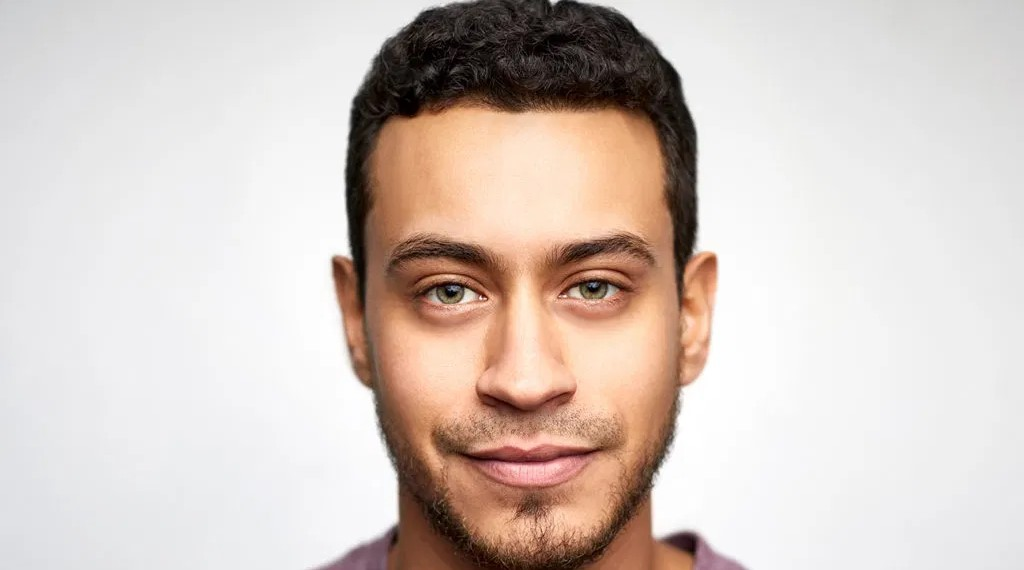
#> input picture face.jpg, 1024 x 570 px
$ jupyter execute --allow-errors 'Circular Hough on face.ipynb'
#> lines starting #> are read from the running program, lines starting #| are printed output that depends on the picture; after the words box and inside, x2 and y2 are one past the last pixel; in counts of white or black regions, pixels touching at a corner belong together
[cell 1]
import cv2
import numpy as np
import matplotlib.pyplot as plt

[cell 2]
# Read image.
img = cv2.imread('face.jpg', cv2.IMREAD_COLOR)
#> img is the input picture: shape (570, 1024, 3); mean B, G, R 193.8, 200.5, 213.2
# cv2.imshow("Face Image", img)
# cv2.destroyAllWindows()
imgMat = cv2.cvtColor(img,cv2.COLOR_BGR2RGB)
plt.imshow(imgMat)

[cell 3]
path = r"haar cascade files/haarcascade_lefteye_2splits.xml"
detector = cv2.CascadeClassifier("haarcascade_frontalface_default.xml")
leftEyeDetector = cv2.CascadeClassifier(path)
rightEyeDetector = cv2.CascadeClassifier("/haar cascade files/haarcascade_righteye_2splits.xml")

[cell 4]
leftEyeImages = list()
leftEyeImages

[cell 5]
faces = detector.detectMultiScale(img,1.1,5)
#> faces = [[325, 132, 395, 395]]
print(faces)
#| [[325 132 395 395]]
# grayImg = cv2.cvtColor(img, cv2.COLOR_BGR2GRAY)
leftEyes = leftEyeDetector.detectMultiScale(img)
#> leftEyes = [[552, 226, 95, 95], [404, 229, 96, 96]]


# print(leftEyes)
for leftEye in leftEyes:
    x,y,w,h = leftEye
    img = cv2.rectangle(imgMat,(x,y),(x+w,y+h),(0,0,255),1)
#> this loop made 2 passes
#> pass 2, `img = cv2.rectangle(imgMat,(x,y),(x+w,y+h),(0,0,255),1)`:
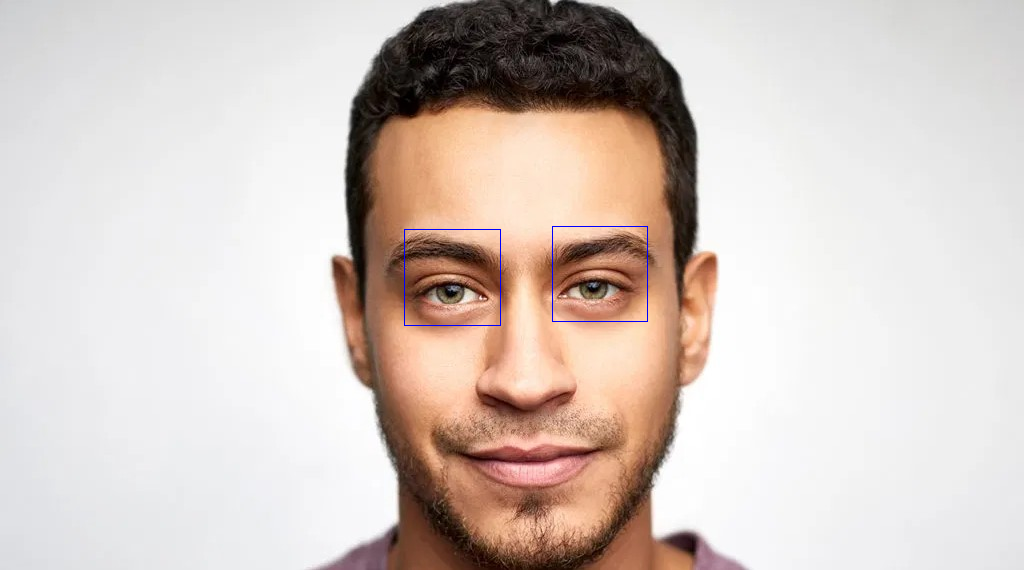
#> img: shape (570, 1024, 3); mean R, G, B 212.9, 200.3, 194
#     leftEyeImages.append(imgMat[y:y+h,x:x+w])


for face in faces:
    x,y,w,h = face
    img = cv2.rectangle(imgMat,(x,y),(x+w,y+h),(255,0,0),2)
#> this loop made 1 pass
#> pass 1, `img = cv2.rectangle(imgMat,(x,y),(x+w,y+h),(255,0,0),2)`:
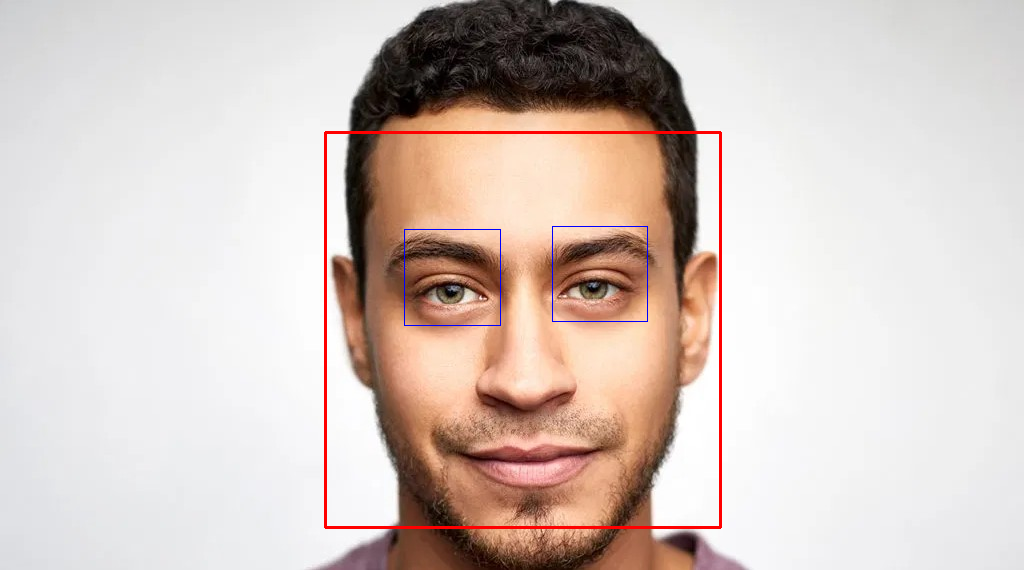
#> img: shape (570, 1024, 3); 0.81% of pixels changed, all inside (x1, y1, x2, y2) = (324, 131, 722, 529)

# cv2.imshow('Face Detection',img)
plt.imshow(imgMat)

[cell 6]
leftEyes = leftEyeDetector.detectMultiScale(img)
#> leftEyes = [[551, 225, 96, 96], [406, 229, 93, 93]]
print(leftEyes)
#| [[551 225  96  96]
#|  [406 229  93  93]]

[cell 7]
# [4 lines of commented-out code are left out]
len(leftEyeImages)

[cell 8]
for leftEyeImage in leftEyeImages:
    plt.imshow(leftEyeImage)

$ run again, with test1.jpg copied over face.jpg
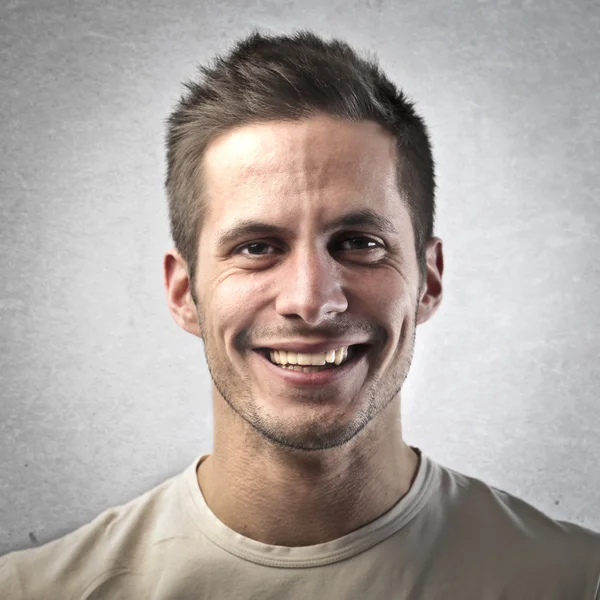
#> input picture test1.jpg, 600 x 600 px
#> img is the input picture: shape (600, 600, 3); mean B, G, R 159.4, 163.8, 172.6
#> faces = [[160, 136, 283, 283], [151, 245, 278, 278]]
#| [[160 136 283 283]
#|  [151 245 278 278]]
#> `leftEyes = leftEyeDetector.detectMultiScale(img)`: leftEyes = [[334, 205, 59, 59], [234, 213, 54, 54], [324, 311, 63, 63]]
#> the loop `for leftEye in leftEyes:` made 3 passes
#> the loop `for face in faces:` made 2 passes
#> pass 1, `img = cv2.rectangle(imgMat,(x,y),(x+w,y+h),(255,0,0),2)`:
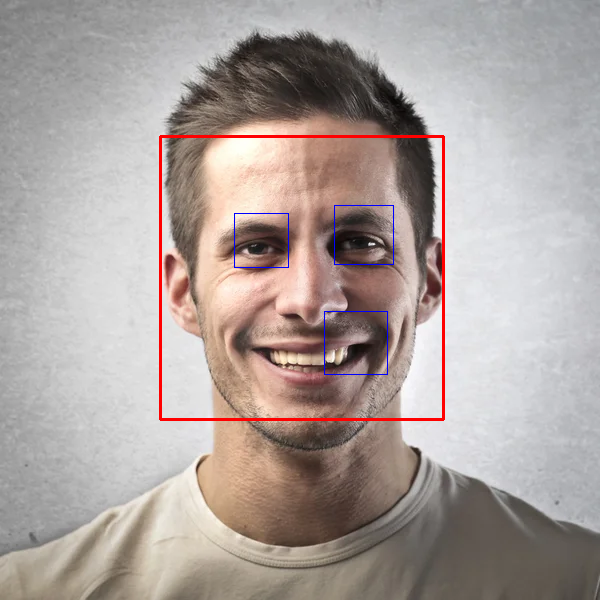
#> img: shape (600, 600, 3); mean R, G, B 172.8, 161.8, 157.9
#> pass 2, `img = cv2.rectangle(imgMat,(x,y),(x+w,y+h),(255,0,0),2)`:
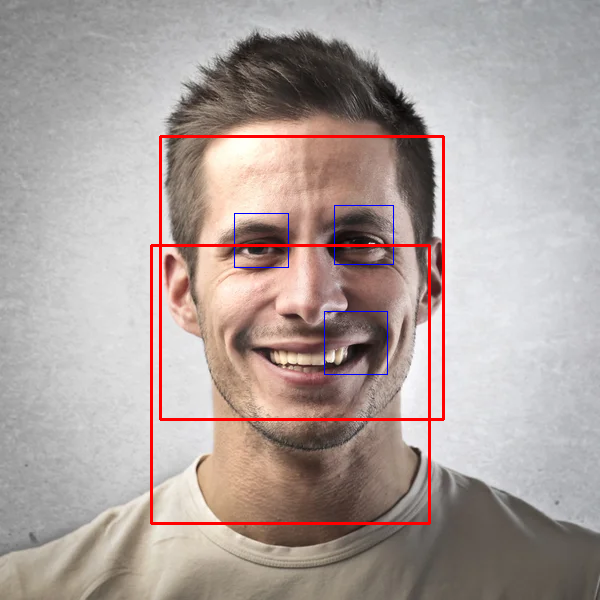
#> img: shape (600, 600, 3); 0.92% of pixels changed, all inside (x1, y1, x2, y2) = (150, 244, 431, 525)
#> `leftEyes = leftEyeDetector.detectMultiScale(img)`: leftEyes = [[335, 204, 58, 58], [232, 213, 58, 58]]
#| [[335 204  58  58]
#|  [232 213  58  58]]
